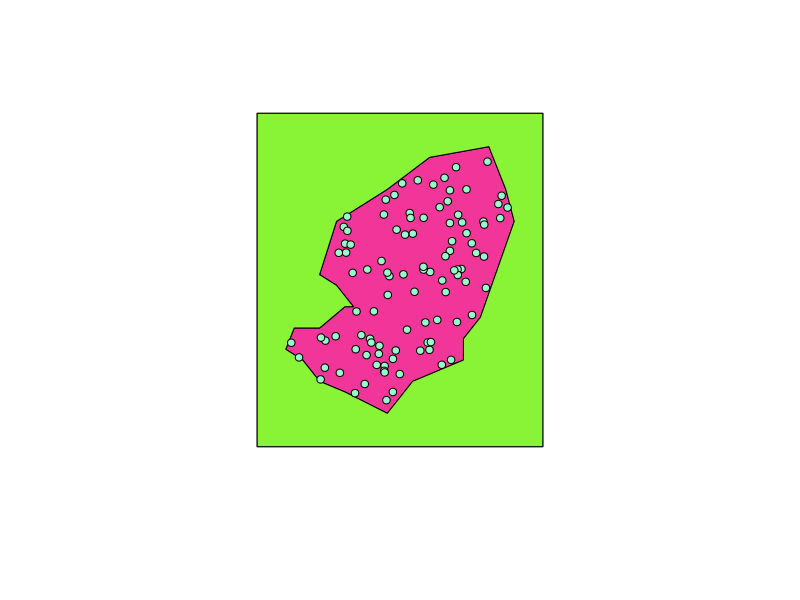
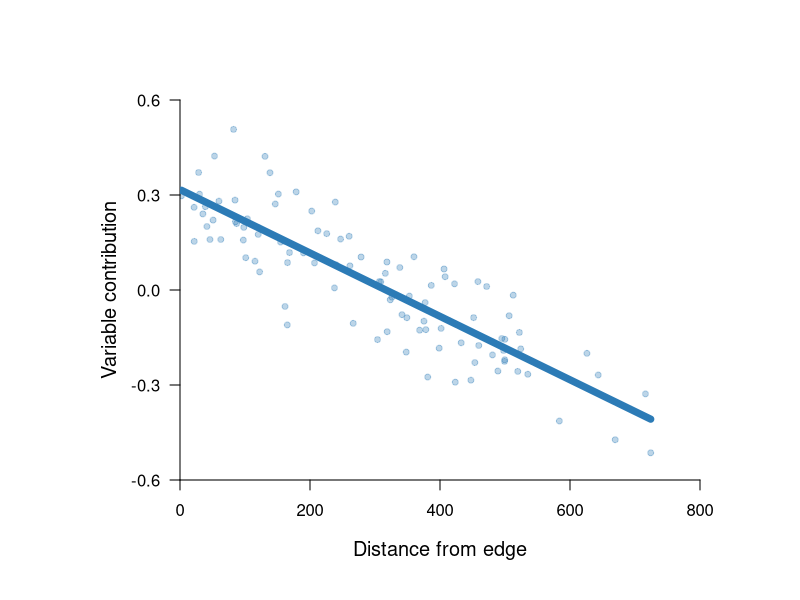
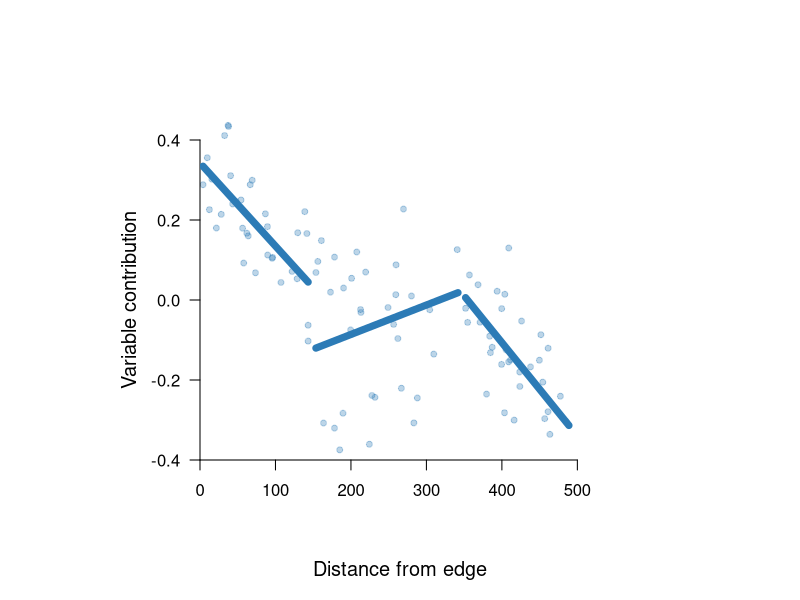
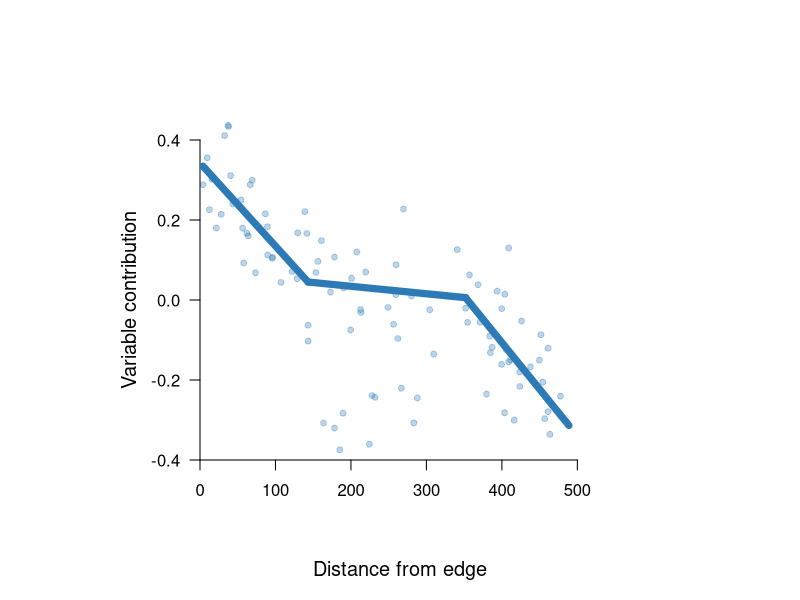

These charts were generated, in order, by the following R code: (Note: this script raises an error after producing the figures.)
#load packages
library(rnaturalearth); library(sf); library(units)

#list wds
wd_tables <- '/Users/carloseduardoaribeiro/Documents/Post-doc/SHAP/Mammals/Manuscript/Figures/Fig 1/Things for the figure'

#set seed for reproducibility
set.seed(69)

#set parametres for plotting
par(mar = c(7,5,5,5), pty="m", mfrow = c(1,1))

##### Make polygon for map #####

#load world map (just to have a reference system)
world <- ne_countries(returnclass = "sf")

#create polygon representing species range
poly = st_polygon(
  list(cbind(c(10,08,09,12,15,16,14,12,14,20,25,32,
               34,35,31,29,29,26,23,20,15,12,10),
             c(30,31,33,33,35,35,37,38,43,46,49,50,
               46,43,34,32,30,29,28,25,27,28,30))))

poly_sf <-  st_sfc(poly, crs = st_crs(world))
poly_sf <- st_as_sf(poly_sf)

#get min and max coord values of the range
ext <- st_bbox(poly_sf)

#create points representing species occurrences
points_sf <- st_sample(poly_sf, size = 100, type = "random")
points_sf <- st_as_sf(points_sf)

#calculate rel polewardness for all points
points_sf$relPol <- (st_coordinates(points_sf)[,2] - ext$ymin) / ext$ymin

#create box to calculate distance from edge

#calculate the size of the box to plot around the range
lon_mar <- abs(ext[3] - ext[1]) / 8
lat_mar <- abs(ext[4] - ext[2]) / 8
                          
#calculate coords for the box
b_xmin <- ext$xmin - lon_mar
b_xmax <- ext$xmax + lon_mar
b_ymin <- ext$ymin - lat_mar
b_ymax <- ext$ymax + lat_mar

#create box to calculate distance from edge
box_df <- data.frame(x = c(b_xmin,b_xmax,b_xmax,b_xmin,b_xmin),
                     y = c(b_ymax,b_ymax,b_ymin,b_ymin,b_ymax))

box <- st_as_sfc(          #make the box
  st_bbox(st_as_sf(box_df, coords = c('x', 'y'), crs = st_crs(poly_sf))))

#cut the range out of the box
range_cut <- st_difference(box, poly_sf)

#visualise steps
plot(box)
plot(poly_sf, add = T, col = '#f23598')
plot(range_cut, add = T, col = '#89f336')
plot(points_sf, add = T, pch = 21, col = '#000000', bg = '#98fbcb')

#calculate the dist from each point to edge in km
points_sf$distEdge <- as.numeric(
  set_units(st_distance(points_sf, range_cut), km)[,1])

distEdge <- points_sf$distEdge


###### PLOT GRAPH SHOWING THE CENTRAL GRADIENT ######

#generate ydata with a linear relationship plus some noise
ydata <- ((-0.002 * distEdge + rnorm(100, mean = 0, sd = 0.2)) + 0.6) / 2

#combine into a data frame
data <- data.frame(distEdge, ydata)

#fit the linear model
lin_mod <- lm(ydata ~ distEdge, data = data)

#display the model summary
summary(lin_mod)

#preate a sequence of x-values within the range of the data
x_vals <- seq(min(data$distEdge),
              max(data$distEdge),
              length.out = 100)

#preate a data frame for prediction
new_data <- data.frame(distEdge = x_vals)

#predict y-values based on the model
predicted <- predict(lin_mod, newdata = new_data)

#set y and x lims
ylim <- c(floor(min(ydata) * 10) / 10, ceiling(max(ydata) *10) / 10)
xlim <- c(0, ceiling(max(distEdge) / 100) * 100)




par(mar = c(6,9,5,5), pty="m", mfrow = c(1,1))



# Plot the data points again
plot(data$distEdge, data$ydata, 
     pch = 19, cex = 0.8, col = '#2c7bb650',
     axes = F, , xaxs = "i", yaxs = "i",
     ylab = 'Variable contribution',
     xlab = 'Distance from edge',
     cex.lab = 1.2,
     cex.axis = 1.2,
     ylim = ylim,
     xlim = xlim)

#prepare parametres for axes

#determine number of ticks per axis
n_ticks_x <- 5
n_ticks_y <- 5

#calculate distance between ticks
dist_tick_x <- (xlim[2] - xlim[1]) / (n_ticks_x - 1)
dist_tick_y <- (ylim[2] - ylim[1]) / (n_ticks_y - 1)

#calculate positions of ticks
ticks_x <- seq(xlim[1], xlim[2], dist_tick_x)
ticks_y <- seq(ylim[1], ylim[2], dist_tick_y)

#add axes
axis(1, pos = ylim[1], at = ticks_x)
axis(2, las = 2, at = ticks_y)

# Add the restricted regression line
lines(x_vals, predicted, col = '#2c7bb6', lwd = 7)






###### PLOT GRAPH SHOWING THE CENTRAL GRADIENT (ALTERNATIVE MEASUREMENT) ######



#generate 33, 34, and 33 random values for distEdgeNormal
distEdgeNormal_A <- runif(33, min = 0, max = 150) #1st segment
distEdgeNormal_B <- runif(34, min = 150, max = 350) #2nd segment
distEdgeNormal_C <- runif(33, min = 350, max = 500) #2nd segment


#generate ydata with a linear relationship plus some noise
ydata_A <-
  ((-0.002 * distEdgeNormal_A + rnorm(33, mean = 0.2, sd = 0.1)) + 0.13) 

ydata_B <-
  ((-0.002 * distEdgeNormal_B + rnorm(34, mean = 0, sd = 1)) + 0.4) / 5

ydata_C <-
  ((-0.002 * distEdgeNormal_C + rnorm(33, mean = -0.2, sd = 0.1)) + 0.9) 

#combine into a data frame
data_A <- data.frame(distEdgeNormal_A, ydata_A)
data_B <- data.frame(distEdgeNormal_B, ydata_B)
data_C <- data.frame(distEdgeNormal_C, ydata_C)

#fit the linear model
lin_mod_A <- lm(ydata_A ~ distEdgeNormal_A, data = data_A)
lin_mod_B <- lm(ydata_B ~ distEdgeNormal_B, data = data_B)
lin_mod_C <- lm(ydata_C ~ distEdgeNormal_C, data = data_C)

#display the model summary
summary(lin_mod_A)
summary(lin_mod_B)
summary(lin_mod_C)

#set parametres for plotting
par(mar = c(5,5,5,5), pty="s", mfrow = c(1,1))

# Create a sequence of x-values within the range of the data
x_vals_A <- seq(min(data_A$distEdgeNormal),
                max(data_A$distEdgeNormal),
                length.out = 33)
x_vals_B <- seq(min(data_B$distEdgeNormal),
                max(data_B$distEdgeNormal),
                length.out = 34)
x_vals_C <- seq(min(data_C$distEdgeNormal),
                max(data_C$distEdgeNormal),
                length.out = 33)

# Create a data frame for prediction
new_data_A <- data.frame(distEdgeNormal_A = x_vals_A)
new_data_B <- data.frame(distEdgeNormal_B = x_vals_B)
new_data_C <- data.frame(distEdgeNormal_C = x_vals_C)

# Predict y-values based on the model
predicted_A <- predict(lin_mod_A, newdata = new_data_A)
predicted_B<- predict(lin_mod_B, newdata = new_data_B)
predicted_C <- predict(lin_mod_C, newdata = new_data_C)

#set y and x lims
ylim <- c(-0.5, 0.5)
xlim <- c(0, 530)

# Plot the data points again
plot(data_A$distEdgeNormal, data_A$ydata, 
     pch = 19, cex = 0.8, col = '#2c7bb650',
     axes = F, , xaxs = "i", yaxs = "i",
     ylab = 'Variable contribution',
     xlab = 'Distance from edge',
     cex.lab = 1.2,
     cex.axis = 1.2,
     ylim = ylim,
     xlim = xlim)

points(data_B$distEdgeNormal, data_B$ydata, 
       pch = 19, cex = 0.8, col = '#2c7bb650')

points(data_C$distEdgeNormal, data_C$ydata, 
       pch = 19, cex = 0.8, col = '#2c7bb650')

#add axes
axis(1, pos = -0.4)
axis(2, pos = 0, las=2)

# Add the restricted regression line
lines(new_data_A$distEdgeNormal, predicted_A, col = '#2c7bb6', lwd = 7)
lines(new_data_B$distEdgeNormal, predicted_B, col = '#2c7bb6', lwd = 7)
lines(new_data_C$distEdgeNormal, predicted_C, col = '#2c7bb6', lwd = 7)

# For graphical purposes, I will replot joining the lines

# Plot the data points again
plot(data_A$distEdgeNormal, data_A$ydata, 
     pch = 19, cex = 0.8, col = '#2c7bb650',
     axes = F, , xaxs = "i", yaxs = "i",
     ylab = 'Variable contribution',
     xlab = 'Distance from edge',
     cex.lab = 1.2,
     cex.axis = 1.2,
     ylim = ylim,
     xlim = xlim)

points(data_B$distEdgeNormal, data_B$ydata, 
       pch = 19, cex = 0.8, col = '#2c7bb650')

points(data_C$distEdgeNormal, data_C$ydata, 
       pch = 19, cex = 0.8, col = '#2c7bb650'
)

#add axes
axis(1, pos = -0.4)
axis(2, pos = 0, las=2)

lines(new_data_A$distEdgeNormal, predicted_A, col = '#2c7bb6', lwd = 7)
lines(c(new_data_A$distEdgeNormal[33], new_data_C$distEdgeNormal[1]),
      c(predicted_A[33],predicted_C[1]),
      col = '#2c7bb6', lwd = 7)
lines(new_data_C$distEdgeNormal, predicted_C, col = '#2c7bb6', lwd = 7)





###### PLOT MAP SHOWING THE CENTRAL GRADIENT ######

#Legend: "Larger ranges showing populations close to the range centre being less affected by climatic extremes than those closer to range edges."

#Reference in text: "The relationship between climatic variables and species occurrences changes between the range centre and range edges (Fig. 1A)"


#set parametres for plotting
par(mar = c(0,0,0,0), pty="s", mfrow = c(1,1))

#plot big white box to make room for the things I need to add around
plot(big_box, border = NA)

#plot small box to inform the coordinates
#plot(box, add = T, col = '#ffffbf20')

#plot the polygon
plot(poly_sf, lwd = 3, border = '#707070', col = '#ffffbf80', add = T)

#plot the occurrence points (size is proportional to SHAP value)
plot(st_geometry(points_sf),
     add = T, pch = 19, cex = points_sf$centralCex ^ 1.4,
     col = '#80808080')

#save 1000















###### PLOT MAP SHOWING THE LATITUDINAL GRADIENT ######

#Legend: large ranges showing climatic extremes increase in explanatory power towards the poleward edges.

#Reference in text: "Climatic variables have higher explanatory power towards the poleward range limit (Fig. 1B)"

#set parametres for plotting
par(mar = c(0,0,0,0), pty="s", mfrow = c(1,1))

#plot big white box to make room for the things I need to add around
plot(big_box, border = NA)

#plot the polygon
plot(poly_sf, lwd = 3, border = '#707070', col = '#ffffbf80', add = T)

#plot the occurrence points (size is proportional to SHAP value)
plot(st_geometry(points_sf),
     add = T, pch = 19, cex = points_sf$varContNormal ^ 1.6,
     col = '#2c7bb680')

#save 1000






###### PLOT GRAPH SHOWING THE LATITUDINAL GRADIENT ######

# Set seed for reproducibility
set.seed(123)

# Generate 100 random values for distEdgeNormal
relPol <- runif(100, min = 0, max = 1)

# Generate ydata with a linear relationship plus some noise
ydata <- ((relPol + rnorm(100, mean = 0, sd = 0.2))) / 2

# Combine into a data frame
data <- data.frame(relPol, ydata)

# Fit the linear model
lin_mod <- lm(ydata ~ relPol, data = data)

# Display the model summary
summary(lin_mod)

#set parametres for plotting
par(mar = c(5,5,5,5), pty="s", mfrow = c(1,1))

# Create a sequence of x-values within the range of the data
x_vals <- seq(min(data$relPol),
              max(data$relPol),
              length.out = 100)

# Create a data frame for prediction
new_data <- data.frame(relPol = x_vals)

# Predict y-values based on the model
predicted <- predict(lin_mod, newdata = new_data)

#set y and x lims
ylim <- c(-0.5, 0.5)
xlim <- c(0, 1.05)

# Plot the data points again
plot(data$relPol, data$ydata, 
     pch = 19, cex = 0.8, col = '#2c7bb650',
     axes = F, , xaxs = "i", yaxs = "i",
     ylab = 'Variable contribution',
     xlab = 'Relative polewardness',
     cex.lab = 1.2,
     cex.axis = 1.2,
     ylim = ylim,
     xlim = xlim)

#add axes
axis(1, pos = -0.4)
axis(2, pos = 0, las=2)

# Add the restricted regression line
lines(x_vals, predicted, col = '#2c7bb6', lwd = 7)

#save 800






### PLOT GRAPH SHOWING THE LATITUDINAL GRADIENT (ALTERNATIVE MEASUREMENT) ###

# Set seed for reproducibility
set.seed(123)

# Generate 33, 34, and 33 random values for distEdgeNormal
relPol_A <- runif(33, min = 0, max = 0.3) #1st segment
relPol_B <- runif(34, min = 0.3, max = 0.7) #2nd segment
relPol_C <- runif(33, min = 0.7, max = 1) #2nd segment

# Generate ydata with a linear relationship plus some noise
ydata_A <-
  ((relPol_A + rnorm(33, mean = -0.2, sd = 0.1)) - 0.13) 

ydata_B <-
  ((relPol_B + rnorm(34, mean = 0, sd = 0.32)) / 4) - 0.05

ydata_C <-
  ((relPol_C + rnorm(33, mean = 0.2, sd = 0.1)) - 0.8) 


# Combine into a data frame
data_A <- data.frame(relPol_A, ydata_A)
data_B <- data.frame(relPol_B, ydata_B)
data_C <- data.frame(relPol_C, ydata_C)

# Fit the linear model
lin_mod_A <- lm(ydata_A ~ relPol_A, data = data_A)
lin_mod_B <- lm(ydata_B ~ relPol_B, data = data_B)
lin_mod_C <- lm(ydata_C ~ relPol_C, data = data_C)

# Display the model summary
summary(lin_mod_A)
summary(lin_mod_B)
summary(lin_mod_C)

#set parametres for plotting
par(mar = c(5,5,5,5), pty="s", mfrow = c(1,1))

# Create a sequence of x-values within the range of the data
x_vals_A <- seq(min(data_A$relPo),
                max(data_A$relPo),
                length.out = 33)
x_vals_B <- seq(min(data_B$relPo),
                max(data_B$relPo),
                length.out = 34)
x_vals_C <- seq(min(data_C$relPo),
                max(data_C$relPo),
                length.out = 33)

# Create a data frame for prediction
new_data_A <- data.frame(relPol_A = x_vals_A)
new_data_B <- data.frame(relPol_B = x_vals_B)
new_data_C <- data.frame(relPol_C = x_vals_C)

# Predict y-values based on the model
predicted_A <- predict(lin_mod_A, newdata = new_data_A)
predicted_B<- predict(lin_mod_B, newdata = new_data_B)
predicted_C <- predict(lin_mod_C, newdata = new_data_C)

#set y and x lims
ylim <- c(-0.5, 0.5)
xlim <- c(0, 1.05)

# Plot the data points again
plot(data_A$relPol, data_A$ydata, 
     pch = 19, cex = 0.8, col = '#2c7bb650',
     axes = F, , xaxs = "i", yaxs = "i",
     ylab = 'Variable contribution',
     xlab = 'Relative polewardness',
     cex.lab = 1.2,
     cex.axis = 1.2,
     ylim = ylim,
     xlim = xlim)

points(data_B$relPol, data_B$ydata, 
       pch = 19, cex = 0.8, col = '#2c7bb650')

points(data_C$relPol, data_C$ydata, 
       pch = 19, cex = 0.8, col = '#2c7bb650')

#add axes
axis(1, pos = -0.4)
axis(2, pos = 0, las=2)

# Add the restricted regression line
lines(new_data_A$relPol, predicted_A, col = '#2c7bb6', lwd = 7)
lines(new_data_B$relPol, predicted_B, col = '#2c7bb6', lwd = 7)
lines(new_data_C$relPol, predicted_C, col = '#2c7bb6', lwd = 7)


# For graphical purposes, I will replot joining the lines

# Plot the data points again
plot(data_A$relPol, data_A$ydata, 
     pch = 19, cex = 0.8, col = '#2c7bb650',
     axes = F, , xaxs = "i", yaxs = "i",
     ylab = 'Variable contribution',
     xlab = 'Relative polewardness',
     cex.lab = 1.2,
     cex.axis = 1.2,
     ylim = ylim,
     xlim = xlim)

points(data_B$relPol, data_B$ydata, 
       pch = 19, cex = 0.8, col = '#2c7bb650')

points(data_C$relPol, data_C$ydata, 
       pch = 19, cex = 0.8, col = '#2c7bb650')

#add axes
axis(1, pos = -0.4)
axis(2, pos = 0, las=2)

lines(new_data_A$relPol_A, predicted_A, col = '#2c7bb6', lwd = 7)
lines(c(new_data_A$relPol[33], new_data_C$relPol[1]),
      c(predicted_A[33],predicted_C[1]),
      col = '#2c7bb6', lwd = 7)
lines(new_data_C$relPol, predicted_C, col = '#2c7bb6', lwd = 7)


#save 800






###### PLOT MAP SHOWING EXPECTED DIFFERENCE BETWEEN EXTREMES AND MEANS ######

#Legend: large ranges showing climatic extremes increase in explanatory power towards the edges, and means don't show a strong pattern.

#Reference in text: "Climatic variables have higher explanatory power towards the poleward range limit (Fig. 1C)"

#divide points to show extremes and means
shuffle_pts <- sample(c(1:nrow(points_sf)), size = nrow(points_sf))
extre_pts <- points_sf[shuffle_pts[c(1:50)],]
mean_pts <- points_sf[shuffle_pts[c(51:100)],]

#set parametres for plotting
par(mar = c(0,0,0,0), pty="s", mfrow = c(1,1))

#plot big white box to make room for the things I need to add around
plot(big_box, border = NA)

#plot the polygon
plot(poly_sf, lwd = 3, border = '#707070', col = '#ffffbf80', add = T)

#plot the occurrence points (size is proportional to SHAP value)
plot(st_geometry(extre_pts),
     add = T, pch = 19, cex = extre_pts$centralCex ^ 1.4,
     col = '#2c7bb680')

#plot the occurrence points (size is proportional to SHAP value)
plot(st_geometry(mean_pts),
     add = T, pch = 19, cex = sqrt(mean_pts$centralCex),
     col = '#f46d4380')


#save plot (width = 1000)




###### PLOT GRAPH SHOWING THE CENTRE-EDGE GRADIENT ######

# Set seed for reproducibility
set.seed(123)

# Generate 100 random values for distEdgeNormal
distEdgeNormal <- runif(100, min = 0, max = 500)

# Generate ydata with a linear relationship plus some noise
ydata <- ((-0.002 * distEdgeNormal + rnorm(100, mean = 0, sd = 0.2)) + 0.6) / 2

# Combine into a data frame
data <- data.frame(distEdgeNormal, ydata)

# Fit the linear model
lin_mod <- lm(ydata ~ distEdgeNormal, data = data)

# Display the model summary
summary(lin_mod)

#set parametres for plotting
par(mar = c(5,5,5,5), pty="s", mfrow = c(1,1))

# Create a sequence of x-values within the range of the data
x_vals <- seq(min(data$distEdgeNormal),
              max(data$distEdgeNormal),
              length.out = 100)

# Create a data frame for prediction
new_data <- data.frame(distEdgeNormal = x_vals)

# Predict y-values based on the model
predicted <- predict(lin_mod, newdata = new_data)

#set y and x lims
ylim <- c(-0.5, 0.5)
xlim <- c(0, 530)

# Plot the data points (with no points)
plot(data$distEdgeNormal, data$ydata, 
     pch = 19, cex = 0.8, col = '#2c7bb600',
     axes = F, , xaxs = "i", yaxs = "i",
     ylab = 'Variable contribution',
     xlab = 'Distance from edge',
     cex.lab = 1.2,
     cex.axis = 1.2,
     ylim = ylim,
     xlim = xlim)

#add axes
axis(1, pos = -0.4)
axis(2, pos = 0, las=2)

# Add the restricted regression line
lines(x_vals, predicted, col = '#2c7bb6', lwd = 7)
lines(x_vals, (predicted / 1.1) - 0.07, col = '#f46d43', lwd = 7)
lines(x_vals, predicted / 6, col = '#ffc00c', lwd = 7)


# Plot the data points (with no points)
plot(data$distEdgeNormal, data$ydata, 
     pch = 19, cex = 0.8, col = '#2c7bb600',
     axes = F, , xaxs = "i", yaxs = "i",
     ylab = 'Variable contribution',
     xlab = 'Distance from edge',
     cex.lab = 1.2,
     cex.axis = 1.2,
     ylim = ylim,
     xlim = xlim)

#add axes
axis(1, pos = -0.4)
axis(2, pos = 0, las=2)

# Add the restricted regression line
lines(x_vals, predicted, col = '#2c7bb6', lwd = 7)
lines(x_vals, predicted * -0.9, col = '#f46d43', lwd = 7)
lines(x_vals, predicted / 6, col = '#ffc00c', lwd = 7)








#fit linear model
lin_mod_minT <- lm(points_sf$varContPol ~ points_sf$distEdgeNormal)
lin_mod_minT_2 <- lm((points_sf$varContPol/6) + 0.2 ~ points_sf$distEdgeNormal)

abline(lin_mod_minT, col = '#9930FF', lwd = 7)
abline(lin_mod_minT_2, col = '#f46d43', lwd = 7)


#save plot (width = 1000)
